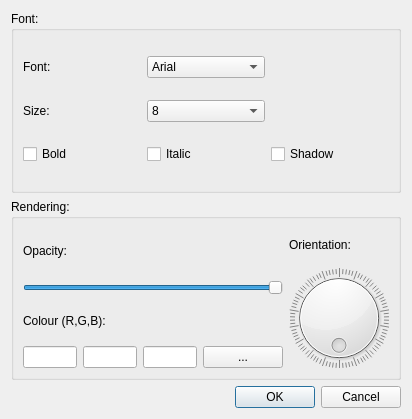
<?xml version="1.0" encoding="UTF-8"?>
<ui version="4.0">
 <class>textPropertyDialog</class>
 <widget class="QDialog" name="textPropertyDialog">
  <property name="geometry">
   <rect>
    <x>0</x>
    <y>0</y>
    <width>412</width>
    <height>419</height>
   </rect>
  </property>
  <property name="windowTitle">
   <string>Dialog</string>
  </property>
  <property name="modal">
   <bool>true</bool>
  </property>
  <layout class="QVBoxLayout" name="verticalLayout_2">
   <item>
    <widget class="QGroupBox" name="groupBox">
     <property name="title">
      <string>Font:</string>
     </property>
     <layout class="QGridLayout" name="gridLayout">
      <item row="0" column="0">
       <widget class="QLabel" name="label">
        <property name="text">
         <string>Font:</string>
        </property>
       </widget>
      </item>
      <item row="0" column="1">
       <widget class="QComboBox" name="fontComboBox">
        <item>
         <property name="text">
          <string>Arial</string>
         </property>
        </item>
        <item>
         <property name="text">
          <string>Courier</string>
         </property>
        </item>
        <item>
         <property name="text">
          <string>Times</string>
         </property>
        </item>
       </widget>
      </item>
      <item row="1" column="0">
       <widget class="QLabel" name="label_2">
        <property name="text">
         <string>Size:</string>
        </property>
       </widget>
      </item>
      <item row="1" column="1">
       <widget class="QComboBox" name="fontSizeComboBox">
        <item>
         <property name="text">
          <string>8</string>
         </property>
        </item>
        <item>
         <property name="text">
          <string>9</string>
         </property>
        </item>
        <item>
         <property name="text">
          <string>10</string>
         </property>
        </item>
        <item>
         <property name="text">
          <string>11</string>
         </property>
        </item>
        <item>
         <property name="text">
          <string>12</string>
         </property>
        </item>
        <item>
         <property name="text">
          <string>14</string>
         </property>
        </item>
        <item>
         <property name="text">
          <string>16</string>
         </property>
        </item>
        <item>
         <property name="text">
          <string>18</string>
         </property>
        </item>
        <item>
         <property name="text">
          <string>20</string>
         </property>
        </item>
        <item>
         <property name="text">
          <string>24</string>
         </property>
        </item>
        <item>
         <property name="text">
          <string>26</string>
         </property>
        </item>
        <item>
         <property name="text">
          <string>32</string>
         </property>
        </item>
        <item>
         <property name="text">
          <string>36</string>
         </property>
        </item>
        <item>
         <property name="text">
          <string>40</string>
         </property>
        </item>
       </widget>
      </item>
      <item row="2" column="0">
       <widget class="QCheckBox" name="boldCheckBox">
        <property name="text">
         <string>Bold</string>
        </property>
       </widget>
      </item>
      <item row="2" column="1">
       <widget class="QCheckBox" name="italicCheckBox">
        <property name="text">
         <string>Italic</string>
        </property>
       </widget>
      </item>
      <item row="2" column="2">
       <widget class="QCheckBox" name="shadowCheckBox">
        <property name="text">
         <string>Shadow</string>
        </property>
       </widget>
      </item>
     </layout>
    </widget>
   </item>
   <item>
    <widget class="QGroupBox" name="groupBox_2">
     <property name="title">
      <string>Rendering:</string>
     </property>
     <layout class="QHBoxLayout" name="horizontalLayout_2">
      <item>
       <layout class="QVBoxLayout" name="verticalLayout_5">
        <item>
         <layout class="QVBoxLayout" name="verticalLayout_3">
          <item>
           <widget class="QLabel" name="label_3">
            <property name="text">
             <string>Opacity:</string>
            </property>
           </widget>
          </item>
          <item>
           <widget class="QSlider" name="opacitySlider">
            <property name="maximum">
             <number>100</number>
            </property>
            <property name="value">
             <number>100</number>
            </property>
            <property name="orientation">
             <enum>Qt::Horizontal</enum>
            </property>
            <property name="tickInterval">
             <number>10</number>
            </property>
           </widget>
          </item>
         </layout>
        </item>
        <item>
         <layout class="QVBoxLayout" name="verticalLayout_4">
          <item>
           <widget class="QLabel" name="label_5">
            <property name="text">
             <string>Colour (R,G,B):</string>
            </property>
           </widget>
          </item>
          <item>
           <layout class="QHBoxLayout" name="horizontalLayout">
            <item>
             <widget class="QLineEdit" name="redLineEdit">
              <property name="readOnly">
               <bool>true</bool>
              </property>
             </widget>
            </item>
            <item>
             <widget class="QLineEdit" name="greenLineEdit">
              <property name="readOnly">
               <bool>true</bool>
              </property>
             </widget>
            </item>
            <item>
             <widget class="QLineEdit" name="blueLineEdit">
              <property name="readOnly">
               <bool>true</bool>
              </property>
             </widget>
            </item>
            <item>
             <widget class="QPushButton" name="colorPushButton">
              <property name="sizePolicy">
               <sizepolicy hsizetype="Preferred" vsizetype="Fixed">
                <horstretch>0</horstretch>
                <verstretch>0</verstretch>
               </sizepolicy>
              </property>
              <property name="text">
               <string>...</string>
              </property>
             </widget>
            </item>
           </layout>
          </item>
         </layout>
        </item>
       </layout>
      </item>
      <item>
       <layout class="QVBoxLayout" name="verticalLayout">
        <item>
         <widget class="QLabel" name="label_4">
          <property name="text">
           <string>Orientation:</string>
          </property>
         </widget>
        </item>
        <item>
         <widget class="QDial" name="orientationDial">
          <property name="sizePolicy">
           <sizepolicy hsizetype="MinimumExpanding" vsizetype="Preferred">
            <horstretch>0</horstretch>
            <verstretch>0</verstretch>
           </sizepolicy>
          </property>
          <property name="maximum">
           <number>360</number>
          </property>
          <property name="orientation">
           <enum>Qt::Vertical</enum>
          </property>
          <property name="invertedControls">
           <bool>true</bool>
          </property>
          <property name="wrapping">
           <bool>true</bool>
          </property>
          <property name="notchesVisible">
           <bool>true</bool>
          </property>
         </widget>
        </item>
       </layout>
      </item>
     </layout>
    </widget>
   </item>
   <item>
    <widget class="QDialogButtonBox" name="buttonBox">
     <property name="orientation">
      <enum>Qt::Horizontal</enum>
     </property>
     <property name="standardButtons">
      <set>QDialogButtonBox::Cancel|QDialogButtonBox::Ok</set>
     </property>
    </widget>
   </item>
  </layout>
 </widget>
 <resources/>
 <connections>
  <connection>
   <sender>buttonBox</sender>
   <signal>accepted()</signal>
   <receiver>textPropertyDialog</receiver>
   <slot>accept()</slot>
   <hints>
    <hint type="sourcelabel">
     <x>248</x>
     <y>254</y>
    </hint>
    <hint type="destinationlabel">
     <x>157</x>
     <y>274</y>
    </hint>
   </hints>
  </connection>
  <connection>
   <sender>buttonBox</sender>
   <signal>rejected()</signal>
   <receiver>textPropertyDialog</receiver>
   <slot>reject()</slot>
   <hints>
    <hint type="sourcelabel">
     <x>316</x>
     <y>260</y>
    </hint>
    <hint type="destinationlabel">
     <x>286</x>
     <y>274</y>
    </hint>
   </hints>
  </connection>
 </connections>
</ui>
